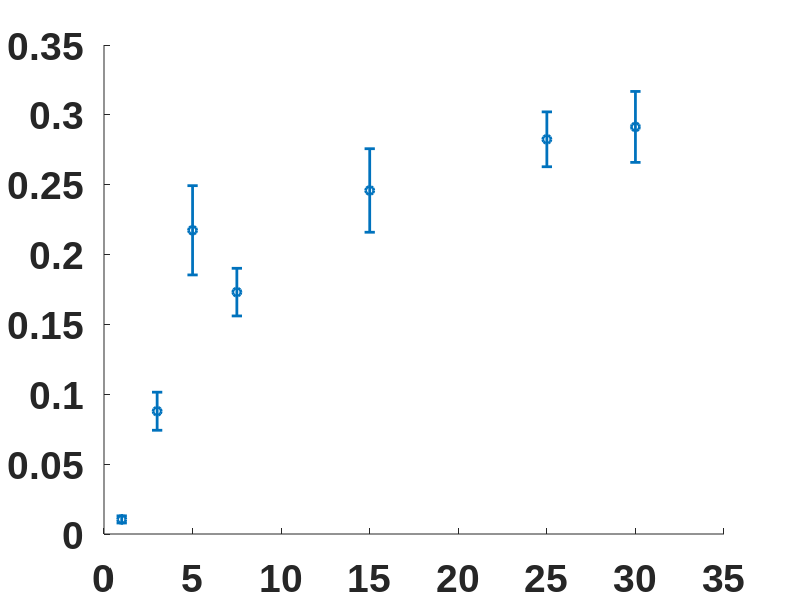

The MATLAB source for this figure: (Note: this script raises an error after producing the figure.)
% Figure 3F
set(0,'DefaultLineLineWidth',2);
set(0,'DefaultAxesFontSize',28,'DefaultAxesFontWeight','bold','DefaultAxesFontName','Arial');
set(0,'DefaultTextFontSize',28,'DefaultTextFontWeight','bold','DefaultTextFontName','Arial');
t_tG=[1 3 5 7.5 15 25 30];
Y_tG=[0.0122  0.0220    0.0170    0.0118    0.0120    0.0051    0.0021    0.0013
    0.0650    0.1300    0.0430    0.1510    0.1130    0.0760    0.0579    0.0671
    0.1380    0.3230    0.0910    0.2100    0.3240    0.2270    0.2910    0.1350
    0.2110    0.1980    0.1940    0.2100    0.1210    0.1250    0.1030    0.2230
    0.3290    0.2130    0.1280    0.2920    0.1330    0.2220    0.3350    0.3150
    0.2990    0.2180    0.2550    0.2950    0.3170    0.2360    0.3910    0.2490
    0.1990    0.1880   0.3260    0.3790    0.3770    0.2960    0.2990    0.2670];

t_tG_shgiv=[1 3 5 15 30];
Y_tG_shgiv=[ 0.0101    0.0134    0.0137    0.0027    0.0032    0.0015    0.0121    0.0113
            0.0211    0.0084    0.0177    0.0120    0.0213    0.0102    0.0312    0.0133
            0.0371    0.0192    0.0073    0.0312    0.0097    0.0302    0.0312    0.0239
            0.0026    0.0099    0.0131    0.0302    0.0031    0.0282    0.0329    0.0139
            0.0017    0.0229    0.0113    0.0294    0.0177    0.0202    0.0142    0.0269];
     
figure;hold on; set(gcf,'unit','centimeters','position',[1,1,22,18]);
t=t_tG;y=mean(Y_tG,2); z=std(Y_tG,0,2);
errorbar( t , y , z/sqrt(8),'o','linewidth',1,'color','k','CapSize',20,'markersize',8,'markerfacecolor','k');
y=y'; y(3)=[];t(3)=[]; 
ymax=0.295;
p=polyfit(t,log(ymax-y),1);
hold on;x=0:0.1:(max(t)+1);h1=plot(x,ymax-exp(p(2))*exp(x*p(1)),'b--');

t=t_tG_shgiv;y=mean(Y_tG_shgiv,2); z=std(Y_tG_shgiv,0,2);
errorbar( t , y , z/sqrt(8),'o','linewidth',1,'color','r','CapSize',20,'markersize',8,'markerfacecolor','r');
y=y'; y(3)=[];t(3)=[]; 
ymax=0.0231;
p=polyfit(t,log(ymax-y),1);
hold on;x=0:0.1:(max(t)+1);h2=plot(x,ymax-exp(p(2))*exp(x*p(1)),'r--');

xlabel('Time [min]');ylabel('dFRET/CFP');legend([h1 h2],'shControl','shGIV');
xlim([0 32]);ylim([0 0.32]); set(gca,'Xtick',0:5:35);

H=[];P=[];t=[];
for i=1:length(t_tG_shgiv)
    ind=find(t_tG==t_tG_shgiv(i));
    t=[t,[t_tG(ind);t_tG_shgiv(i)]];
    [h,p]=ttest2(Y_tG(ind,:)',Y_tG_shgiv(i,:)');  
    H=[H,h]; P=[P,p];
end
[H;P]
